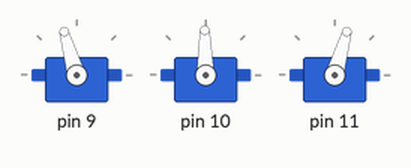
Simulated run of this sketch. Board: Arduino Uno, built with avr-gcc and run on an emulated ATmega328P. On the bench: 3 × servo. What the sketch prints to the serial monitor is not drawn.

Above: at 1.35 s.
At 1.55 s:
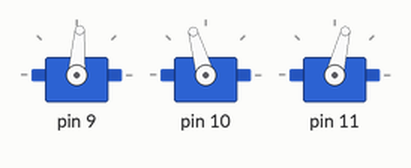
At 1.75 s:
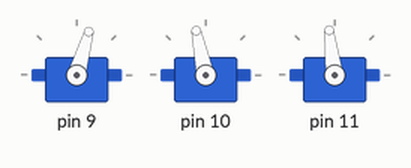
At 1.85 s:
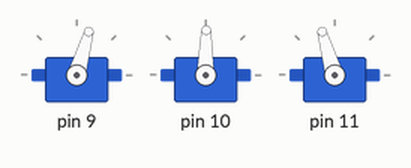
At 1.95 s:
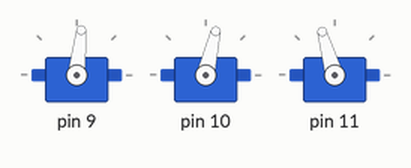
At 2.2 s:
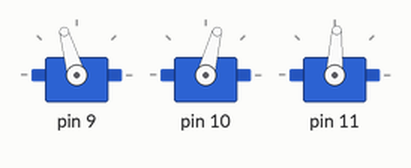
Timing chart, 0 to 4.3 s (numbered marks = the images above):
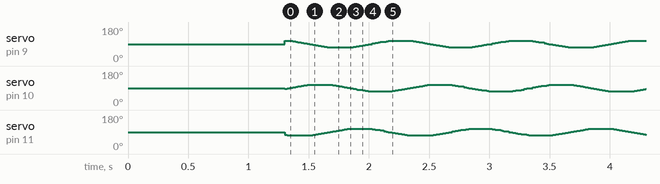

The sketch:

servotest-constant.ino
```cpp
#include <Servo.h>
#include "param.h"

//Linux upload: chmod 666 to port

//Initialization
void setParams(char aLow, char aHigh , float frq, bool dir) {
  //Incase order is wrong
  if(aLow>aHigh){
    char tmp = aLow;
    aLow = aHigh;
    aHigh = tmp;
  }
  for (int i = 0; i < 2; i++) {
    aSt[i] = aSt[i] > 0 ? (i == 0 ? aLow : aHigh) : aSt[i]; //Amplitude: if a >0: set a, else default val
  }
  f = frq > 0 ? frq : 1;  //Freq: if frq >0: set frq, else default 1
  d = dir;
}

float getPercent() {
  float t = micros() % 1000000;   // 1s -> 1000000 microsecond
  return t / 1000000;             //Percent of sine in 1Hz
}

//Phase offet -> index k, sNum: NUM_SERVOS
float calPhi(int k, int sNum) {
  return 2 * PI * (k / (float) sNum);
}
//pc->percentage, ai->amplitude index (0->Low, 1-> high) , j->srv indx, dir->d
void servoOut(float pc, char ai, char j, char d) {
  out =  aSt[ai] * sin( 2 * PI * (pc) * f + d * calPhi(j, NUM_SERVOS));
  acp = aSt[ai] * (1 - WCLIP);
  out = constrain(out, -acp, acp);
  if (DEBUG) {
    Serial.print((int)out);
    if (j < NUM_SERVOS - 1)  Serial.print(",");
  }
  servosL[j].write((int)out + 90);        //Add 90 to output (Center is 90)
}

void setup() {
  setParams(10, 20, 1, 1);
  //Initialise servos
  for (int j = 9; j < 12; j++) {
    servosL[j - 9].attach(j);
    servosL[j - 9].write(90);
    delay(100);
  }
  delay(1000);  //Wait for 1s
  if (DEBUG) {
    Serial.begin(115200);
  }
}

void loop() {
  percentage = getPercent();
  for (int i = 0; i < NUM_SERVOS; i++) {  //D bool -> dir int
    servoOut(percentage, 1, i, (d == 0 ? 1 : -1));
  }
  if (DEBUG) {
    Serial.println(" ");
  }
  delay(1);
}
```

param.h
```cpp
#define DEBUG 1                 //Enable debug log msgs

#define NUM_SERVOS 3
#define SMAX 80                //Max servo range
#define WCLIP 0.20             //How much % to clip wave (0.0~0.8)
#define ANGLES_LENGTH 60       //

//Var
char aSt[2] = {40, 80};         //Default preset amplitude value if none define, Index: 0->low, 1 -> high
char amp = 0;                   //Output amplitude (angle)
float f = 1.4;                  //Frequency
bool d = 0;                     //Direction (0: Straight (1), 1: Backwards (-1))

//Used char instead of int as it's smaller & range is within -128<->127
char out = 0;                    //Servo output
char acp = 0;                  //Amp clipping

float percentage;               //For wave generation timing

//Left
Servo servObj0;
Servo servObj1;
Servo servObj2;

//Right
Servo servObj3;
Servo servObj4;
Servo servObj5;

Servo servosL[] = {servObj0, servObj1, servObj2};
//Servo servosR[] = {servObj3, servObj4, servObj5};

//#define NUM_SERVOS (sizeof(servosL) / sizeof(Servo))
```
